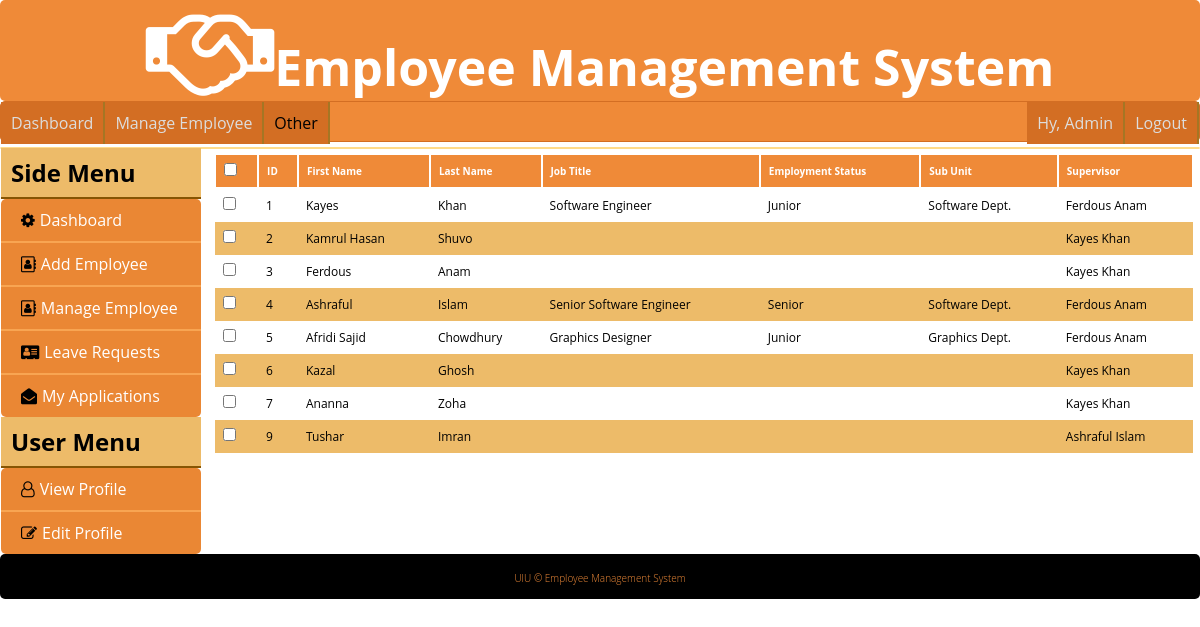
The app's page /employee.php (signed in) with its own data.
### tables this page shows
CREATE TABLE `employee` (
  `id` int(11) NOT NULL,
  `first_name` varchar(50) NOT NULL,
  `last_name` varchar(50) NOT NULL,
  `username` varchar(50) NOT NULL,
  `password` varchar(50) NOT NULL,
  `job_title` varchar(50) NOT NULL,
  `employment_status` varchar(50) NOT NULL,
  `sub_unit` varchar(50) NOT NULL,
  `supervisor_id` int(11) NOT NULL,
  `cell_phone` varchar(20) NOT NULL,
  `home_phone` varchar(20) NOT NULL,
  `email` varchar(50) NOT NULL,
  `emergency_contact_name` varchar(50) NOT NULL,
  `emergency_contact_number` varchar(20) NOT NULL,
  `current_address` varchar(255) NOT NULL,
  `permanent_address` varchar(255) NOT NULL,
  `dob` date NOT NULL,
  `blood_group` varchar(3) NOT NULL,
  `gender` tinyint(4) NOT NULL,
  `image` varchar(255) NOT NULL
);

### lib/Database.php (called while the page is built, shortened)
<?php
Class Database{
 public $host   = DB_HOST;
 public $user   = DB_USER;
 public $pass   = DB_PASS;
 public $dbname = DB_NAME;
 public $link;
private function connectDB(){
 $this->link = new mysqli($this->host, $this->user, $this->pass,
  $this->dbname);
 }
public function select($query){
  $result = $this->link->query($query) or
   die($this->link->error.__LINE__);
  if($result->num_rows > 0){
    return $result;
  } else {
    return false;
  }
 }
}

### classes/Employee.php (called while the page is built, shortened)
<?php
	$filepath = realpath(dirname(__FILE__));
	include_once($filepath.'/../lib/Database.php');
?>
<?php
class Employee
{
	private $db;
	public function __construct(){
		$this->db = new Database();
	}
    public function getAllEmployee()
	{
		$query = "SELECT * FROM employee";
		$result = $this->db->select($query);
		return $result;
	}
	public function getSupervisor($supervisor_id)
	{
		$query = "SELECT *
			FROM employee
			WHERE id = '$supervisor_id'";
			$result = $this->db->select($query);
			return $result;
	}
}
?>

### employee.php (the view, shortened to what this page needs)
<?php include 'inc/header.php'; ?>
<?php include 'plugins/leftsidebar.php'; ?>
<div class="main-content tableview">
	<table id="tablelist">
	  <thead>
	  <tr class="active">
	    <th><input type="checkbox" name="checked_id"></th>
	    <th>ID</th>
	    <th>First Name</th>
	    <th>Last Name</th>
	    <th>Job Title</th>
	    <th>Employment Status</th>
	    <th>Sub Unit</th>
	    <th>Supervisor</th>
	  </tr>
	  </thead>
	  <tbody>
	  <?php
	    $getEmployee = $employee->getAllEmployee();
	    if ($getEmployee) {
	      while ($result = $getEmployee->fetch_assoc()) {
	   ?>
	  <tr onclick="window.document.location='profileview.php?id=<?= $result['id'] ?>';">
	  	<td><input type="checkbox" name=""></td>
	  	<td><?php echo $result['id']; ?></td>
	    <td><?php echo $result['first_name']; ?></td>
	    <td><?php echo $result['last_name']; ?></td>
	    <td><?php echo $result['job_title']; ?></td>
	    <td><?php echo $result['employment_status']; ?></td>
	    <td><?php echo $result['sub_unit']; ?></td>
	    <td>
		    <?php
		    	$getSupervisor = $employee->getSupervisor($result['supervisor_id']);
			    if ($getSupervisor) {
			      while ($result = $getSupervisor->fetch_assoc()) {
			        echo $result['first_name'] . " " . $result['last_name'];
				    }
				}
	    	 ?>
	    </td>
	  </tr>
	  <?php
	      }
	    }
	  ?>
	  </tbody>
	</table>
</div>
<?php include 'inc/footer.php'; ?>

### css/style.css (style rules this page uses)
* { margin: 0; padding: 0; outline: 0; }
body { font-family: "Open Sans",sans-serif; }
table { border-collapse: collapse; width: 100%; }
th, td { text-align: left; padding: 8px; }
tr:nth-child(even) { background-color: #f2f2f2 }
th { background-color: #4CAF50; color: white; }
div { border-radius: 5px; }
.main-content { float: right; padding: 5px; width: 980px; }
.tableview { font-size: 12px; }
.tableview table { border-collapse: collapse; width: 100%; font-size: 12px; }
.tableview th, td { text-align: left; padding: 8px; }
.tableview tr:nth-child(even) { background: #edbb69 none repeat scroll 0 0; }
.tableview th { background-color: #ef8a38; border: 2px solid #fff; color: white; font-size: 10px; }

### records on screen
employee: id "1", first_name "Kayes", last_name "Khan", job_title "Software Engineer", employment_status "Junior", sub_unit "Software Dept."
employee: first_name "Ferdous", last_name "Anam", id "3"
employee: id "2", first_name "Kamrul Hasan", last_name "Shuvo"
employee: id "4", first_name "Ashraful", last_name "Islam", job_title "Senior Software Engineer", employment_status "Senior", sub_unit "Software Dept."
employee: id "5", first_name "Afridi Sajid", last_name "Chowdhury", job_title "Graphics Designer", employment_status "Junior", sub_unit "Graphics Dept."
employee: id "6", first_name "Kazal", last_name "Ghosh"
employee: id "7", first_name "Ananna", last_name "Zoha"
employee: id "9", first_name "Tushar", last_name "Imran"

### other values on screen
Session::get('first_name') "Admin"
